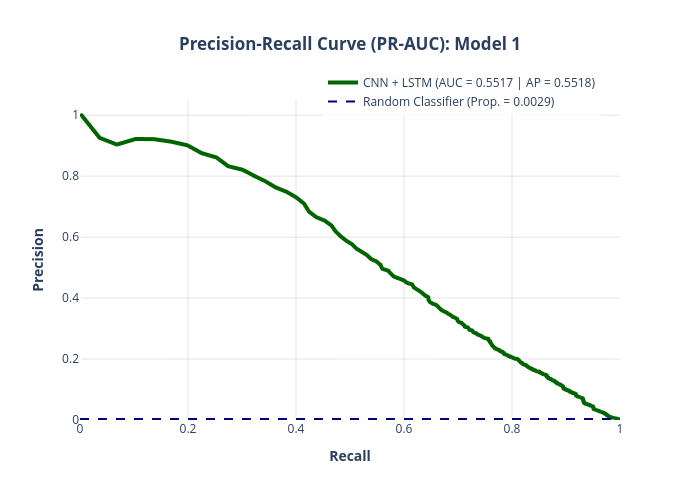

The code cell stored with this chart in its notebook:
### Code cell
plot_PRAUC(precision_cnn_lstm_1, recall_cnn_lstm_1, pr_auc_cnn_lstm_1, ap_cnn_lstm_1, "CNN + LSTM", "Model 1", "darkgreen")

### Figure 1 — Plotly figure (JSON) as saved in the notebook; plotly's stock layout.template omitted (floating-point values rounded to 4 significant figures; data arrays with more than 128 entries replaced by an {"elided": "..."} marker saying what was removed)
{"data": [{"hovertemplate": "<b>Recall:</b> %{x:.4f}<br><b>Precision:</b> %{y:.4f}<extra></extra>", "legendgroup": "", "line": {"color": "darkgreen", "dash": "solid", "width": 4}, "marker": {"symbol": "circle"}, "mode": "lines", "name": "CNN + LSTM (AUC = 0.5517 | AP = 0.5518)", "showlegend": true, "type": "scattergl", "x": {"elided": "9087 float values"}, "xaxis": "x", "y": {"elided": "9087 float values"}, "yaxis": "y"}, {"hovertemplate": "=%{y}<extra></extra>", "legendgroup": "", "line": {"color": "navy", "dash": "dash", "width": 2}, "marker": {"color": "#636efa", "symbol": "circle"}, "mode": "lines", "name": "Random Classifier (Prop. = 0.0029)", "orientation": "v", "showlegend": true, "type": "scatter", "x": [null], "xaxis": "x", "y": [null], "yaxis": "y"}], "layout": {"autosize": false, "height": 500, "legend": {"bgcolor": "rgba(255, 255, 255, 0.8)", "tracegroupgap": 0, "x": 0.45, "y": 1.1}, "plot_bgcolor": "white", "shapes": [{"line": {"color": "navy", "dash": "dash", "width": 2}, "type": "line", "x0": 0, "x1": 1, "y0": 0.002941, "y1": 0.002941}], "title": {"text": "<b>Precision-Recall Curve (PR-AUC): Model 1</b>", "x": 0.5}, "width": 700, "xaxis": {"anchor": "y", "domain": [0, 1], "gridcolor": "rgba(0,0,0,0.1)", "range": [0, 1], "title": {"text": "<b>Recall<b>"}}, "yaxis": {"anchor": "x", "domain": [0, 1], "gridcolor": "rgba(0,0,0,0.1)", "range": [0, 1.05], "title": {"text": "<b>Precision<b>"}}}}
